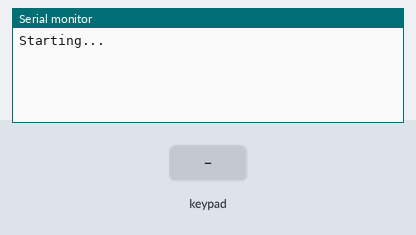
This sketch was run on a simulated Arduino Uno, built with avr-gcc and run on an emulated ATmega328P. On the bench: the last lines printed to the serial monitor. Inputs (shaded band) come from the test bench.

Above: at 1.2 s.
1.3 s: key '1' pressed
At 2.2 s:
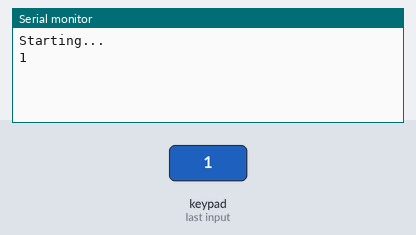
2.8 s: keypad keys 7 8 9 1 0 # pressed 0.4 s apart
At 6.0 s:
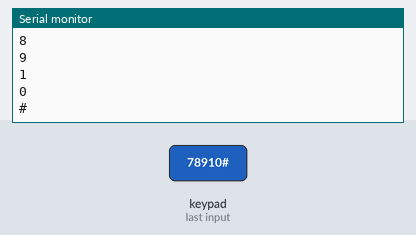
6.7 s: key '*' pressed
At 7.4 s:
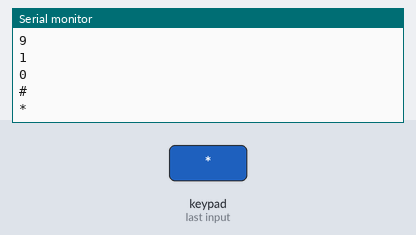
8.2 s: keypad keys 1 1 1 2 1 3 pressed 0.4 s apart
At 11.4 s:
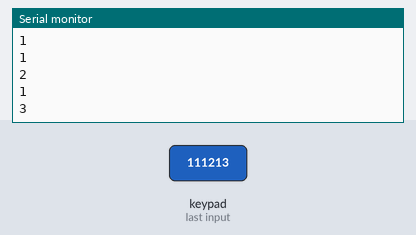
Timing chart, 0 to 12.9 s (numbered marks = the images above; inputs shaded):
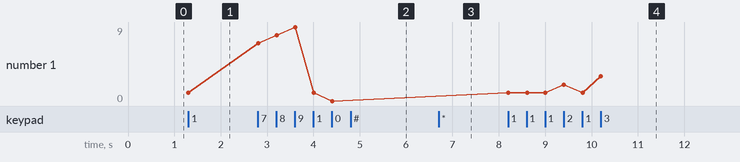

The sketch:

keypad.ino
```cpp
#include <Keypad.h>

const byte ROWS = 4; // Four rows
const byte COLS = 3; // Three columns
// Define the Keymap
char keys[ROWS][COLS] = {
  {'1','2','3'},
  {'4','5','6'},
  {'7','8','9'},
  {'*','0','#'}
};
// Connect keypad ROW0, ROW1, ROW2 and ROW3 to these Arduino pins.
byte rowPins[ROWS] = { 7, 8, 9,10};
// Connect keypad COL0, COL1 and COL2 to these Arduino pins.
byte colPins[COLS] = {11,12,13};

// Create the Keypad
Keypad kpd = Keypad( makeKeymap(keys), rowPins, colPins, ROWS, COLS );

void setup()
{
  Serial.begin(9600);
  Serial.println("Starting...");
}

void loop()
{
  char key = kpd.getKey();
  if(key)  // Check for a valid key.
  {
    Serial.println(key);
    /*
    switch (key)
    {
      case '1':
        Serial.println("1");
        break;
      case '2':
        Serial.println("2");
        break;
      case '3':
        Serial.println("3");
        break;
      case '4':
        Serial.println("4");
        break;
      case '5':
        Serial.println("5");
        break;
      case '6':
        Serial.println("6");
        break;
      case '7':
        Serial.println("7");
        break;
      case '8':
        Serial.println("8");
        break;
      case '9':
        Serial.println("9");
        break;
      case '*':
        Serial.println("*");
        break;
      case '0':
        Serial.println("0");
        break;
      case '#':
        Serial.println("#");
        break;
      default:
        Serial.println(key);
    }
    */
  }
}
```

Measured:
- after the input at 1.3 s, the serial monitor: prints a new line at once (image 1)
- after the input at 2.8 s, the serial monitor: prints a new line at once (image 2)
- after the input at 6.7 s, the serial monitor: prints a new line at once (image 3)
- after the input at 8.2 s, the serial monitor: prints a new line at once (image 4)
- plotted number 1: 1 → 0 after the input at 2.8 s, 0 → 3 after the input at 8.2 s
